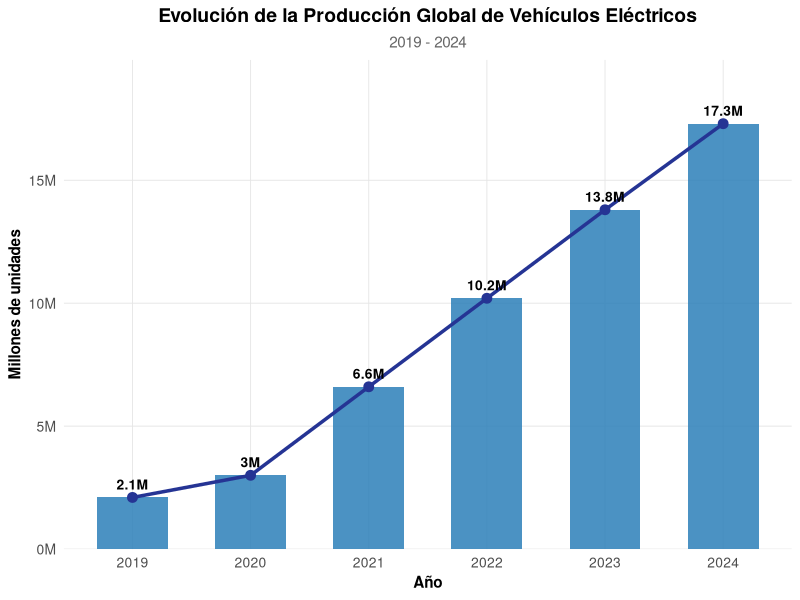
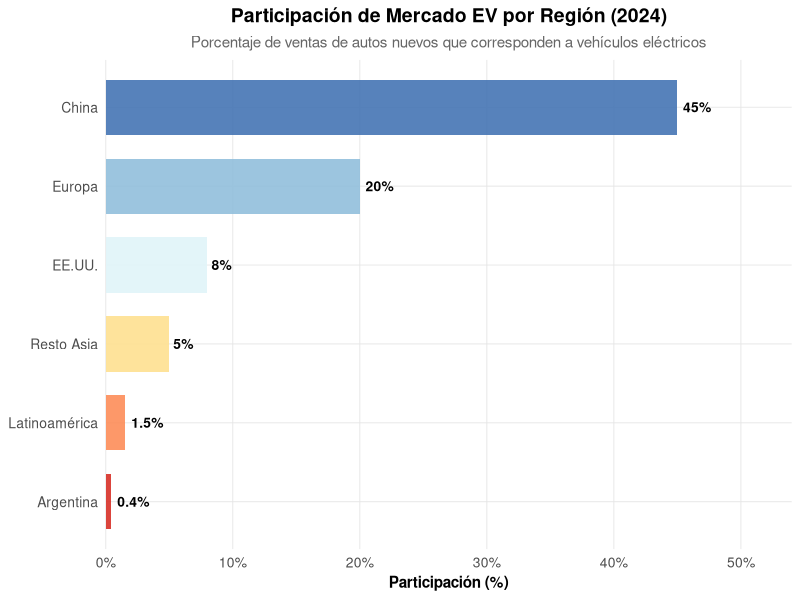
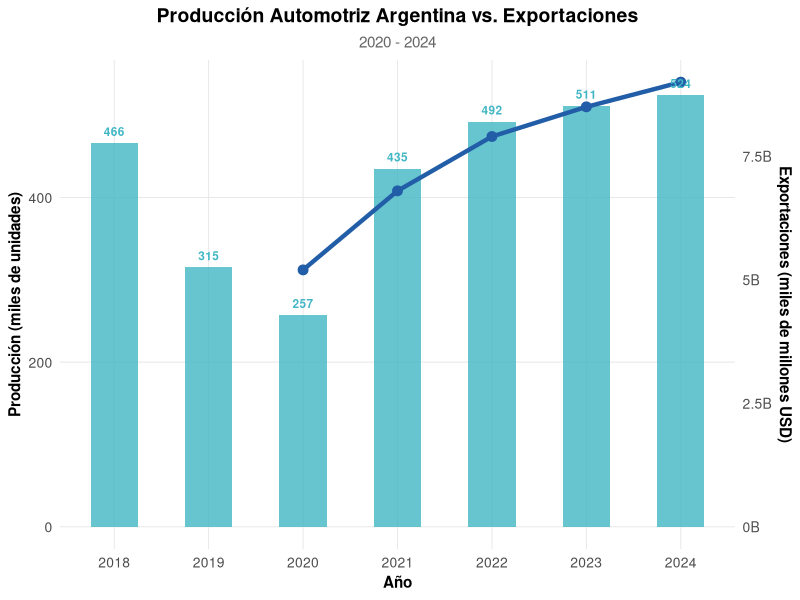

Write R code to recreate these figures, in order.
## ---- chunk 1
knitr::opts_chunk$set(
  echo = FALSE,
  message = FALSE,
  warning = FALSE,
  fig.align = "center",
  fig.width = 10,
  fig.height = 6,
  out.width = "100%"
)

library(ggplot2)
library(dplyr)
library(tidyr)
library(scales)
library(gridExtra)
library(knitr)
library(kableExtra)

# Configuración de tema ggplot2
tema_distill <- theme_minimal(base_size = 12) +
  theme(
    plot.title = element_text(face = "bold", size = 14, hjust = 0.5),
    plot.subtitle = element_text(size = 11, hjust = 0.5, color = "gray40"),
    plot.caption = element_text(size = 9, hjust = 0, color = "gray50", face = "italic"),
    axis.title = element_text(face = "bold", size = 11),
    axis.text = element_text(size = 10),
    panel.grid.minor = element_blank(),
    panel.grid.major = element_line(color = "gray90", linewidth = 0.3),
    legend.position = "bottom",
    legend.title = element_text(face = "bold"),
    strip.text = element_text(face = "bold", size = 11)
  )

theme_set(tema_distill)
## ---- chunk 2
# Datos: Producción global de EVs (millones)
df_global <- data.frame(
  year = c(2019, 2020, 2021, 2022, 2023, 2024),
  value = c(2.1, 3.0, 6.6, 10.2, 13.8, 17.3)
)

# Crear columna para barras y línea
df_global$tipo <- "Producción (millones)"

p1 <- ggplot(df_global, aes(x = year, y = value)) +
  geom_col(fill = "#2c7fb8", alpha = 0.85, width = 0.6) +
  geom_line(aes(group = 1), color = "#253494", linewidth = 1.2) +
  geom_point(color = "#253494", size = 3) +
  geom_text(aes(label = paste0(value, "M")), vjust = -0.8, size = 3.5, fontface = "bold") +
  scale_x_continuous(breaks = 2019:2024) +
  scale_y_continuous(expand = expansion(mult = c(0, 0.15)), labels = function(x) paste0(x, "M")) +
  labs(
    title = "Evolución de la Producción Global de Vehículos Eléctricos",
    subtitle = "2019 - 2024",
    x = "Año",
    y = "Millones de unidades"
  ) +
  tema_distill

p1
## ---- chunk 3
# Datos: Participación de mercado EV por región
df_share <- data.frame(
  region = c("China", "Europa", "EE.UU.", "Resto Asia", "Latinoamérica", "Argentina"),
  share = c(45, 20, 8, 5, 1.5, 0.4)
)

df_share$region <- factor(df_share$region, 
                          levels = df_share$region[order(df_share$share)])

colores <- c("#d73027", "#fc8d59", "#fee090", "#e0f3f8", "#91bfdb", "#4575b4")

p3 <- ggplot(df_share, aes(x = region, y = share, fill = region)) +
  geom_col(width = 0.7, alpha = 0.9) +
  geom_text(aes(label = paste0(share, "%")), hjust = -0.2, size = 3.5, fontface = "bold") +
  scale_fill_manual(values = colores) +
  scale_y_continuous(expand = expansion(mult = c(0, 0.2)), labels = function(x) paste0(x, "%")) +
  coord_flip() +
  labs(
    title = "Participación de Mercado EV por Región (2024)",
    subtitle = "Porcentaje de ventas de autos nuevos que corresponden a vehículos eléctricos",
    x = NULL,
    y = "Participación (%)"
  ) +
  tema_distill +
  theme(legend.position = "none")

p3
## ---- chunk 4
# Tabla 1: Indicadores Clave de la Industria Automotriz Argentina (2024)
tabla1 <- data.frame(
  Indicador = c(
    "Posición en Latinoamérica",
    "Contribución al PBI",
    "Participación en producción industrial",
    "Exportaciones (2024)",
    "Empresas terminales",
    "Empresas de autopartes",
    "Empleo directo",
    "Participación en exportaciones totales"
  ),
  Valor = c(
    "3.° productor",
    "3%",
    "9%",
    "USD 9.000 millones",
    "~12 multinacionales",
    "+200 compañías",
    "~25.000 trabajadores",
    "11%"
  ),
  Contexto_Regional = c(
    "Después de Brasil y México",
    "USD ~15.000 millones en valor agregado",
    "Sector líder en industria manufacturera",
    "Principal destino: Brasil, Chile, Colombia",
    "Toyota, Ford, Volkswagen, Stellantis, Renault, GM...",
    "PyMEs con creciente adopción de tecnologías 4.0",
    "Más de 80.000 empleos indirectos estimados",
    "Segundo sector exportador después del agro"
  )
)

kable(tabla1, 
      col.names = c("Indicador", "Valor", "Contexto Regional"),
      caption = "Tabla 1. Indicadores Clave de la Industria Automotriz Argentina (2024). Fuente: Wikipedia Automotive Industry Argentina; ADEFA 2024; BBVA Research 2024.",
      booktabs = TRUE) %>%
  kable_styling(latex_options = c("striped", "hold_position"), 
                full_width = TRUE,
                font_size = 10) %>%
  row_spec(0, bold = TRUE, background = "#f0f0f0")
## ---- chunk 5
# Datos combinados Argentina
df_arg_prod <- data.frame(
  year = c(2018, 2019, 2020, 2021, 2022, 2023, 2024),
  production = c(466, 315, 257, 435, 492, 511, 524)
)

df_arg_exp <- data.frame(
  year = c(2020, 2021, 2022, 2023, 2024),
  exports = c(5.2, 6.8, 7.9, 8.5, 9.0)
)

# Unir datos
df_combined <- full_join(df_arg_prod, df_arg_exp, by = "year") %>%
  arrange(year)

# Crear gráfico de doble eje
p2 <- ggplot(df_combined) +
  geom_col(aes(x = year, y = production), fill = "#41b6c4", alpha = 0.8, width = 0.5) +
  geom_line(aes(x = year, y = exports * 60), color = "#225ea8", linewidth = 1.5, group = 1) +
  geom_point(aes(x = year, y = exports * 60), color = "#225ea8", size = 3) +
  geom_text(aes(x = year, y = production, label = production), 
            vjust = -0.8, size = 3, color = "#41b6c4", fontface = "bold") +
  scale_x_continuous(breaks = 2018:2024) +
  scale_y_continuous(
    name = "Producción (miles de unidades)",
    sec.axis = sec_axis(~ . / 60, name = "Exportaciones (miles de millones USD)",
                         labels = function(x) paste0(x, "B"))
  ) +
  labs(
    title = "Producción Automotriz Argentina vs. Exportaciones",
    subtitle = "2020 - 2024",
    x = "Año"
  ) +
  tema_distill

p2
## ---- chunk 6
# Tabla 3: Barreras y Oportunidades para el Sector Automotriz en Mendoza
tabla3 <- data.frame(
  Dimension = c(
    "Manufactura directa",
    "Autopartes",
    "Infraestructura EV",
    "Recursos humanos",
    "Regulatorio",
    "Demanda local"
  ),
  Barreras = c(
    "Sin planta terminal activa; altos costos logísticos internos",
    "Pequeño mercado local; competencia de proveedores nacionales",
    "Solo ~149 estaciones de carga públicas en todo el país",
    "Escasa especialización automotriz formal",
    "Marco impositivo complejo; tipo de cambio volátil",
    "Ingreso per cápita limitado; parque automotor envejecido"
  ),
  Oportunidades = c(
    "Litio mendocino como insumo clave para baterías EV",
    "PyMEs con potencial de proveeduría regional; tecnologías 4.0",
    "Plan de expansión federal; energía renovable local (solar/eólica)",
    "UNCuyo e institutos técnicos como base de formación",
    "Régimen RIGI para inversiones mineras vinculadas al litio",
    "Turismo como driver de demanda de movilidad eléctrica"
  )
)

kable(tabla3, 
      col.names = c("Dimensión", "Barreras", "Oportunidades"),
      caption = "Tabla 3. Barreras y Oportunidades para el Sector Automotriz en Mendoza. Fuente: Elaboración propia en base a fuentes secundarias.",
      booktabs = TRUE) %>%
  kable_styling(latex_options = c("striped", "hold_position"), 
                full_width = TRUE,
                font_size = 10) %>%
  row_spec(0, bold = TRUE, background = "#f0f0f0") %>%
  column_spec(2, width = "35%") %>%
  column_spec(3, width = "35%")
